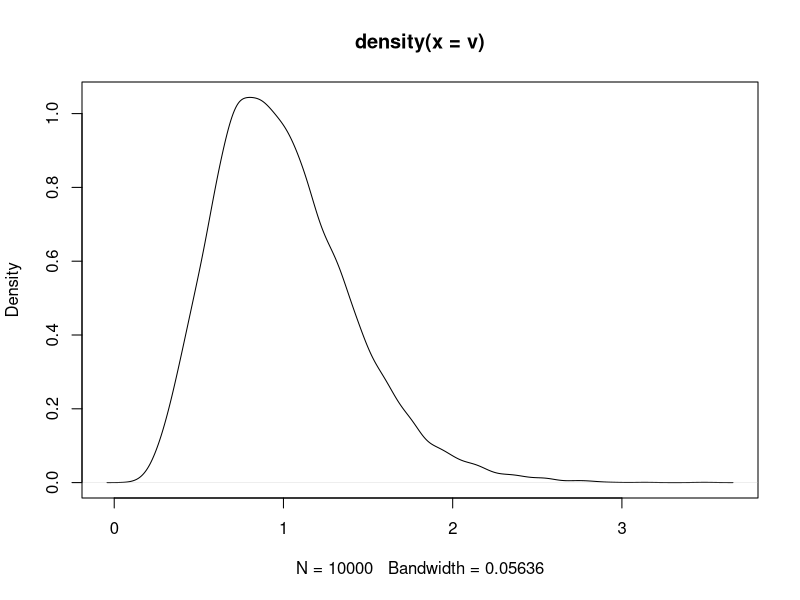
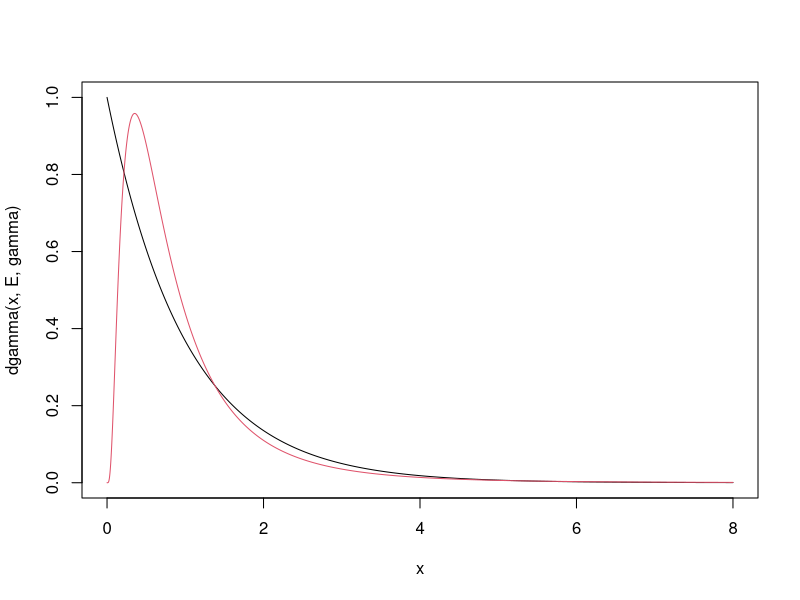
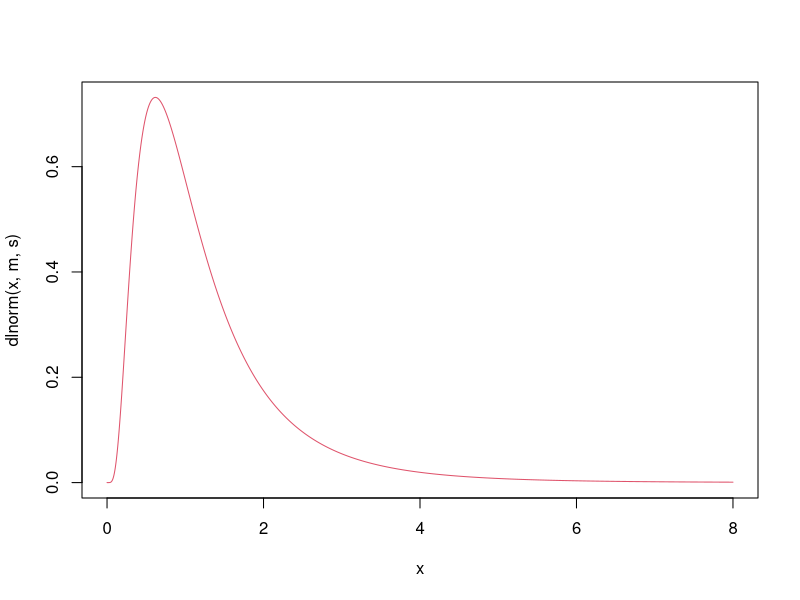
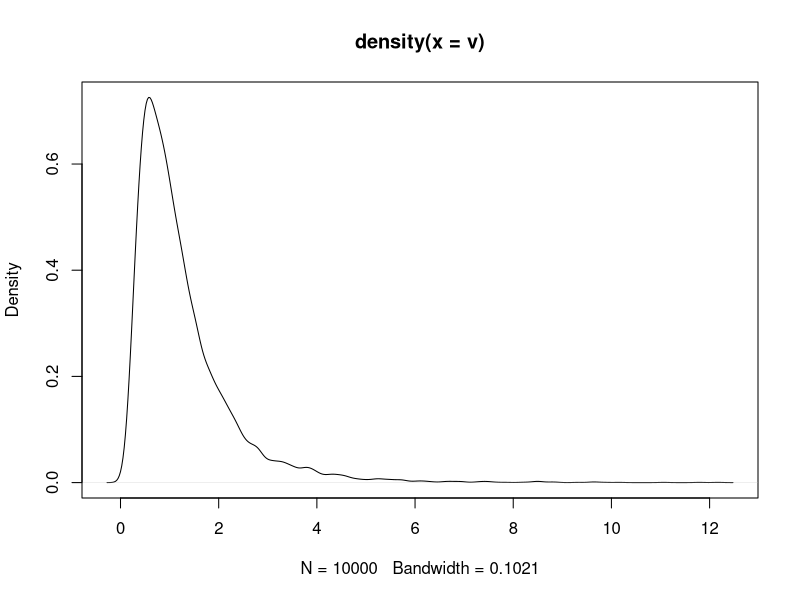
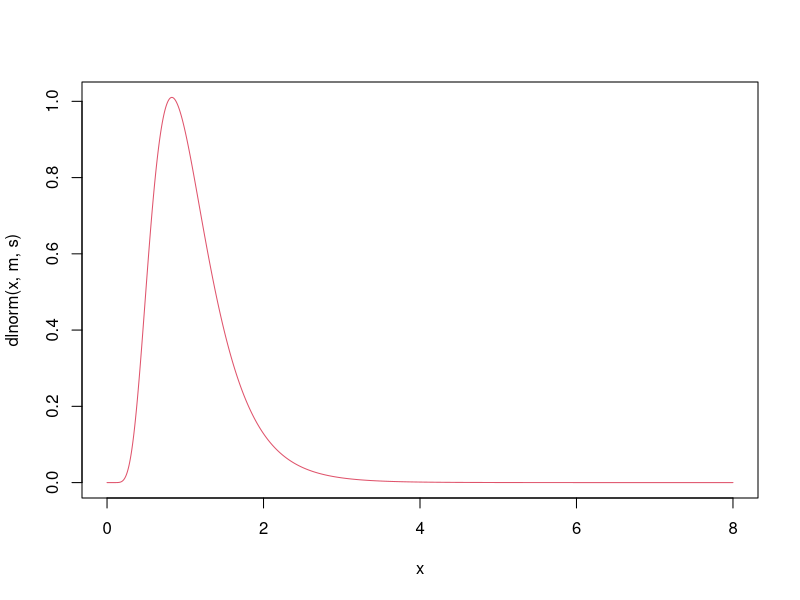

Recreate these plots in R, in order.
#I was considering gamma and lognormal

n<-10000
mu<-1
sd<-0.4
E<-(mu/sd)^2
gamma<-mu/sd^2
v<-rgamma(n,shape=E,rate=gamma)

mean(v)
sd(v)

plot(density(v))

#Here I compare lognormal with gamma distribution, what I do not like about gamma is how it apporaches exponential distribution for small sd at mu=1
mu<-1
sd<-1

#parameters gamma 
E<-(mu/sd)^2
gamma<-mu/sd^2

#parameters log-normal
m<-log((mu^2)/sqrt(mu^2+sd^2)) #both work, verified with 
s<-sqrt(log(1+(sd^2)/(mu^2)))

curve(dgamma(x,E,gamma),from=0,to=8,n=10001)
curve(dlnorm(x,m,s),col=2,n=10001,add=T)

#I take lognormal, but I will parametrize it via median and sd, that feels right, I might change this later
median<-1
sd<-1
m<-log(median)
s<-sqrt(log((1+sqrt(1+4*(sd/median)^2))/2))

v<-rlnorm(n,m,s)
mean(v)
median(v)
sd(v)

curve(dlnorm(x,m,s),col=2,n=10001,from=0,to=8)

max(v)
plot(density(v)) #there are few insanely tallented in that distribution

#Here is a function that calculates the expected maximum given parameters of the distribution and n
expected_max_lnorm <- function(n, meanlog = 0, sdlog = 1) {
  integrand <- function(z) {
    exp(log(n) + meanlog + sdlog * z + dnorm(z, log = TRUE) +
          (n - 1) * pnorm(z, log.p = TRUE))
  }
  integrate(integrand, lower = -Inf, upper = Inf, rel.tol = 1e-10)$value
}

expected_max_lnorm(n,m,s)
expected_max_lnorm(10^9,m,s) #One billion people
expected_max_lnorm(8*10^9,m,s) #Eight billion people

#Probably too much? I would try to restrict the sd a little
median<-1
sd<-0.5
m<-log(median)
s<-sqrt(log((1+sqrt(1+4*(sd/median)^2))/2))
curve(dlnorm(x,m,s),col=2,n=10001,from=0,to=8)
expected_max_lnorm(10^9,m,s) #One billion people
expected_max_lnorm(8*10^9,m,s) #Eight billion people

qlnorm(c(0.005,0.01,0.1,0.25,0.5,0.75,0.9,0.99,0.995),m, s) #quantiles 98% of people are between 0.36 and 2.74, the implied global maximum is quite large, but we do not need to worry about it right now

#Eventually, it might be a good idea to also try Gumbel distribution to compare it with the behavior of cumulative Henrich-like model
